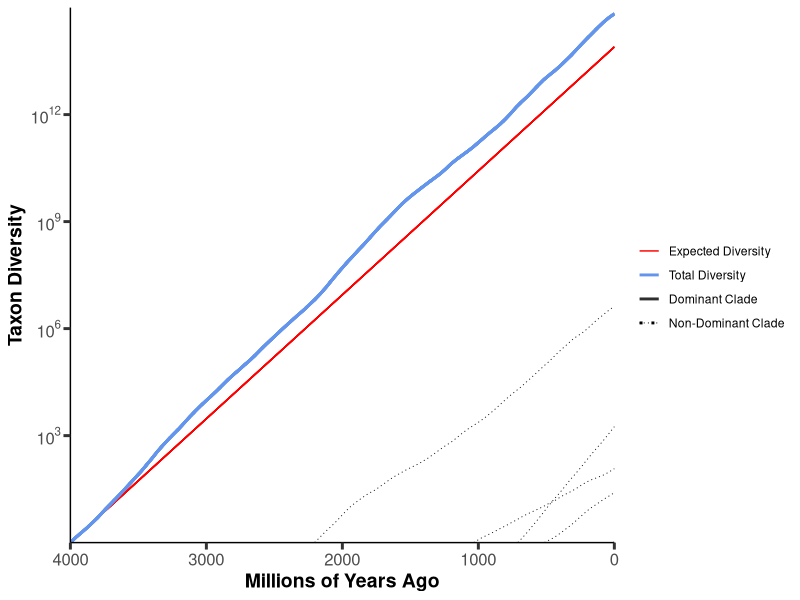

This chart was generated by the following R code: (Note: this script raises an error after producing the figure.)
## Simulate clade-specific rates by ha
## Ford Fishman

## SETUP ENVIRONMENT
# Load packages
library("png")
library("grid")
library("tidyr")
library("ggplot2")
library("viridis")
library("here")
library("scales")
library("MASS")

rm(list=ls()) # removes all objects in the given environment
wd <- here()
data_dir <- here("data")
figure_dir <- here("figures")



# Set up parameters
time <- 4001
# set up matrix with columns being clade (only 1 to start) and rows representing species over timr
# species <- matrix(S1 = rep(0,time),nrow = time, ncol = length(epsilon)) 

# starting species has the following relative extinction rate:
# species[1, "S1"] = 1
species <- list(c(1))
S_total <- double(time)
S_total[1] <- 1.0 # only 1 starting species
lambda <- c(0.015) # speciation/my, initial value for S1
lams <- list(c(0.015))
mu <- c(0.007)
mus<- list(c(0.007))
pInit <- 0.001 # per clade probability of a clade creating another clade
walk <- 0.0001
# function similating diversification process

  ## Arguments:
  # lambda - vector of speciation rates for all clades for the previous timestep
  # mu - vector of extinction rates for all clades for the previous timestep
  # clades - the richness levels of all clades organized by time and clade
  # ind - the current time

timestep <- function(lambda, mu, species){
  
  St_1 <- species # diversity of clades at previous timestep
  numClades0 <- length(St_1) # number of clades before new clade 
  p <- pInit * numClades0 # probability of forming a new clade
    
  if (runif(n=1)<=p){ # clade has new rate
    
    cladeIsDead <- TRUE
    
    while(cladeIsDead){ # is the selected clade extinct
      i <- sample(x = 1:numClades0, size=1)
      cladeIsDead <- St_1[i] < 0
    }
    
    lambda[numClades0+1] <- lambda[i]
    mu[numClades0+1] <- mu[i]
    St_1[numClades0+1] <- c(1.0) # new clade forms
    
  }
  
  numClades1 <- length(lambda) # number of clades
  testLambda <- runif(numClades1) 
  testMu <- runif(numClades1) 
  
  lambda <- ifelse(testLambda < 0.33, lambda + walk, 
                   ifelse(testLambda < 0.66, lambda, lambda - walk))
  mu <- ifelse(testMu < 0.33, mu + walk, 
                   ifelse(testMu < 0.66, mu, mu - walk))
  lambda <- ifelse(lambda<0,0,lambda)
  lambda <- ifelse(lambda>0.031,0.031,lambda)
  mu <- ifelse(mu<0,0,mu)
  
  r <- lambda - mu # diversification/my

  St <- St_1*r + St_1 # diversity of clades after this timestep
  St <- ifelse(St<1,0,St) # if clade richness is below 1, clade is extinct
   
  
  return(
    list(
      lambda=lambda,
      mu=mu,
      St=St,
      r=r
    )
  )
  
}



# run the function 
for (ind in 2:time){
  
  simList <- timestep(lambda=lambda, mu=mu, species=species[[ind-1]])
  # update parameters and diversity counts
  lambda <- simList$lambda
  mu <- simList$mu
  species[[ind]] <- simList$St
  lams[[ind]] <- lambda
  mus[[ind]] <- mu
  S_total[ind] <- sum(species[[ind]])
}
summary(S_total)

(totalClades <- max(lengths(species)) )# number of clades with independent rates



start <- Sys.time()
l1 <- lapply(species, 'length<-', max(lengths(species)))
m1 <- matrix(unlist(l1), ncol = totalClades, nrow = time, byrow = TRUE)
end <- Sys.time()
end-start

r.S_total <- rev(S_total) # put into mya
df <- as.data.frame(m1)

dominantClades <- unique(colnames(df)[apply(df, 1, which.max)])

# for (t in 1:nrow(df)){
#   a <- df[t,]
#   b <- ifelse(is.na(a),0,df)
#   print(max(a, na.rm = T))
#   
# }

df$time <- time:1 -1
df1 <- gather(df, key = "clade", value = "richness", -time)
df1$dominant <- df1$clade %in% dominantClades

# p1 <- ggplot(df1, aes(x=time, y=log10(richness), group=clade)) +
#   geom_line(size = 0.1, aes(color = "Non-Dominant Clade", linetype="Non-Dominant Clade")) +
#   scale_x_reverse("Time (Mya)", expand = c(0,0), breaks = c(0,1000,2000,3000,4000)) +
#   scale_y_continuous("Taxon Diversity", breaks = c(3,6,9,12), expand = c(0,0), labels =  math_format(10^.x)) +
#   stat_function(fun = function(time) log10(r.S_total[time+1]), size = 1, aes(linetype = "Total Diversity", color = "Total Diversity")) +
#   stat_function(fun=function(time) log10(exp((lams[[1]][1]-mus[[1]][1])*(4000-time))), aes(linetype = "Expected Diversity",color = "Expected Diversity")) +
#   scale_linetype_manual("", breaks = c("Non-Dominant Clade", "Expected Diversity", "Total Diversity"),values = c("solid", "dashed", "dotted")) +
#   scale_color_manual("",breaks = c("Non-Dominant Clade", "Expected Diversity", "Total Diversity"),values = c("cornflowerblue", "gray18", "black")) +
#   theme(panel.grid.major = element_blank(),
#         panel.grid.minor = element_blank(),
#         panel.background = element_blank(),
#         axis.line = element_line(colour = "black"),
#         axis.text = element_text(size = 12),
#         axis.title = element_text(size = 14, face = "bold"),
#         axis.ticks = element_line(size = 1),
#         axis.ticks.length = unit(5,"pt"),)
# p1

# only expected value
p1 <- ggplot(df1, aes(x=time, y=log10(richness), group=clade, color = "Non-Dominant Clade", linetype="Non-Dominant Clade")) +
  # geom_line(size = 0.1) +
  geom_line(data = subset(df1, dominant==T),aes(x=time, y=log10(richness), color = "Dominant Clade"),size = 1) +
  scale_x_reverse("Millions of Years Ago", expand = c(0,0), breaks = c(0,1000,2000,3000,4000)) +
  scale_y_continuous("Taxon Diversity", breaks = c(3, 6, 9, 12), expand = c(0,0),labels =  math_format(10^.x), limits = c(0,15)) +
  # stat_function(fun = function(time) log10(r.S_total[time]), size = 1, aes(linetype = "Total Diversity", color = "Total Diversity")) +
  stat_function(fun=function(time) log10(exp((lams[[1]][1]-mus[[1]][1])*(4000-time))), aes(linetype = "Expected Diversity",color = "Expected Diversity")) +
  # scale_linetype_manual("", labels = c("Expected Diversity","Non-Dominant Clade",  "Total Diversity"),values = c("dashed", "solid",  "dotted"), drop = F) +
  # scale_color_manual("",labels = c("Expected Diversity","Non-Dominant Clade",  "Total Diversity"),values = c("gray18", "cornflowerblue", "black"), drop = F) +
  scale_linetype_manual("",
                        limits = c("Dominant Clade","Non-Dominant Clade", "Expected Diversity", "Total Diversity"),
                        breaks = c("Expected Diversity","Total Diversity","Dominant Clade","Non-Dominant Clade"),
                        values = c("solid", "solid", "solid","dotted"), drop = F, guide = 'legend') +
  scale_color_manual("",
                     limits = c("Dominant Clade","Non-Dominant Clade", "Expected Diversity", "Total Diversity"),
                     breaks = c("Expected Diversity","Total Diversity","Dominant Clade","Non-Dominant Clade"),
                     values = c("red","cornflowerblue", "gray18", "black"), drop = F, guide = "legend") +
  guides(color = guide_legend(override.aes = list(size = 0.3))) +
  theme(panel.grid.major = element_blank(),
        panel.grid.minor = element_blank(),
        panel.background = element_blank(),
        axis.line = element_line(colour = "black"),
        axis.text = element_text(size = 12),
        axis.title = element_text(size = 14, face = "bold"),
        axis.ticks = element_line(size = 1),
        axis.ticks.length = unit(5,"pt"),)
# p1
# p2 <- p1
# p2$layers[[1]] <- NULL
# p2
p2 <- p1 + geom_line(size = 0.3)
# p2
p3 <- p2 + stat_function(fun = function(time) log10(r.S_total[time+1]), size = 1, aes(linetype = "Total Diversity", color = "Total Diversity")) 
p3

fig1_dir <- paste(figure_dir, "/CladeRatesRW_onlyexpected.png",sep = "")
ggsave(plot = p1, filename = fig1_dir, width = 7, height = 5)

fig2_dir <- paste(figure_dir, "/CladeRatesRW_nototal.png",sep = "")
ggsave(plot = p2, filename = fig2_dir, width = 7, height = 5)

fig3_dir <- paste(figure_dir, "/CladeRatesRW.png",sep = "")
ggsave(plot = p3, filename = fig3_dir, width = 7, height = 5)
